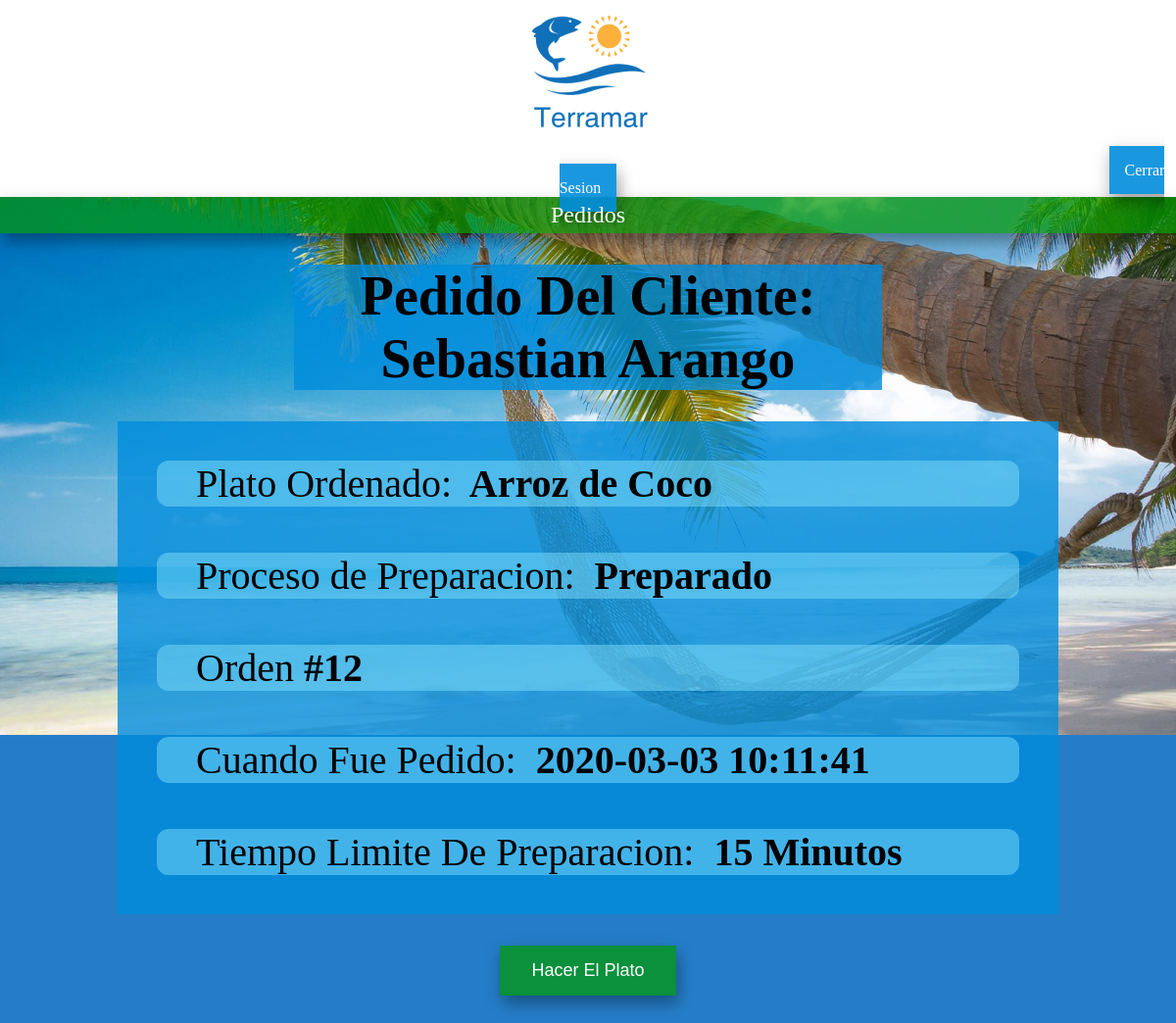
Page /informacion3.php?id=12 (signed in) on the committed database.
### tables this page shows
CREATE TABLE `pedidos` (
  `id_pedido` int(11) NOT NULL,
  `id_plato` int(11) NOT NULL,
  `id_usuarios` int(11) NOT NULL,
  `proceso_pedido` enum('Cocinando','Preparando','Preparado') NOT NULL,
  `fechapedido` datetime NOT NULL
);

CREATE TABLE `usuarios` (
  `id_usuario` int(11) NOT NULL,
  `nombre` varchar(45) NOT NULL,
  `correo` varchar(45) NOT NULL,
  `contrasena` varchar(45) NOT NULL,
  `telefono` mediumint(20) NOT NULL,
  `direccion` varchar(45) NOT NULL,
  `tipousu` int(1) NOT NULL
);

CREATE TABLE `platos` (
  `id_plato` int(11) NOT NULL,
  `nom_plato` varchar(45) NOT NULL,
  `tiempo_preparacion` varchar(11) NOT NULL,
  `preparacion` longtext NOT NULL,
  `precio` int(11) NOT NULL,
  `ruta` text NOT NULL,
  `descripcion` longtext NOT NULL
);

### informacion3.php (the view, shortened to what this page needs)
<?php
include 'conexion.php';
if ($_SESSION["tipo"] == 2
) {
    ?>
<!DOCTYPE html>
<html lang="es">
<head>
    <link rel="stylesheet" type="text/css" href="css/estilo.css">
</head>
<body>
<center>
<section class="banner">
            <center>
                <img alt="logo" class="logo" src="images/logo.png">
                    <a class="iniciosesion" href="salir.php">
                        Cerrar Sesion
                </a>
            </center>
            </section>
</center>
<nav>
    <ul>
        <li>
        <a href="e.index.php">Pedidos</a>
        </li>
    </ul>
</nav>
<?php
    $id = $_GET['id'];
    $sql = "SELECT pedidos.id_pedido,pedidos.id_plato,pedidos.proceso_pedido,pedidos.fechapedido,pedidos.id_usuarios,platos.nom_plato,usuarios.id_usuario,usuarios.nombre,platos.tiempo_preparacion FROM pedidos INNER JOIN platos ON pedidos.id_plato = platos.id_plato INNER JOIN usuarios ON pedidos.id_usuarios = usuarios.id_usuario WHERE id_pedido='$id'";
    $consulta = $conexion->query($sql);
    while ($fila = mysqli_fetch_array($consulta)) {
    ?>
<section class="proceso-pedido">
    <article class="proceso-pedido2">
        <h1>Pedido Del Cliente: <?php echo $fila['nombre']; ?> </h1>
    </article>
</section>
<section class="proceso-pedido3" style="padding-bottom: 2em;">
    <div class="proceso-pedido4">
        <div class="detalle-pedido">
            <p>
            Plato Ordenado:&nbsp<b> <?php echo $fila['nom_plato'] ?> </b>
            </p>
        </div>
            <br>
        <div class="detalle-pedido">
            <p>
            Proceso de Preparacion:&nbsp<b> <?php echo $fila['proceso_pedido'] ?> </b>
            </p>
        </div>
            <br>
        <div class="detalle-pedido">
            <p>
            Orden<b> <?php echo '#' . $fila['id_pedido']; ?> </b>
            </p>
        </div>
            <br>
        <div class="detalle-pedido">
            <p>
            Cuando Fue Pedido:&nbsp<b> <?php echo $fila['fechapedido'] ;?> </b>
            </p>
        </div>
        <br>
        <div class="detalle-pedido">
            <p>
            Tiempo Limite De Preparacion:&nbsp<b> <?php echo $fila["tiempo_preparacion"] . "Minutos" ;?> </b>
            </p>
        </div>
    </div>
</section>
<center >
    <section style="padding-bottom: 2em;">
        <form action="e.preparacionplato.php?id=<?php echo $id; ?>"  method="post">
            <input class="btn" name="boton"  type="submit" value="Hacer El Plato" >
        </form>
    </section>
</center>
    <?php
        }
    ?>
</body>
</html>
<?php
} else {
    echo "<center>";
    echo "No has iniciado sesion.  <br><br> ";
    echo "<a href='iniciosesion.php'>Iniciar La Sesion </a>";
    echo "</center>";
}
?>

### css/estilo.css (style rules this page uses)
* { margin: 0; padding: 0em; }
body { background: #257DC8; background-image: url(../images/fondo.jpg); background-repeat: no-repeat; background-size: 100%; background-attachment: fixed; }
.banner { display: block; text-align: center; background-color: rgb(255, 255, 255); width: 100%; margin: auto; }
.logo { padding: 1em; background: #fff; border-radius: 2.5em; margin-left: 0px; width: 167, 4px; height: 116, 1px; }
ul li { list-style: none; padding: 5px 0px 5px 0px; background: rgb(0, 153, 0, 0.7); box-shadow: 4px 9px 13px 0 rgba(0, 0, 0, 0.2), 0 6px 20px 0 rgba(0, 0, 0, 0.19); text-align: center; width: 100%; margin: auto; }
ul li a { text-decoration: none; color: rgb(255, 255, 255); margin: 10px; padding: 5px; font-size: 1.5em; }
.iniciosesion { text-decoration: none; color: white; margin-left: 1120px; background-color: black; padding: 1em; box-shadow: 4px 9px 13px 0 rgba(0, 0, 0, 0.2), 0 6px 20px 0 rgba(0, 0, 0, 0.19); background-color: rgb(0, 141, 221, 0.9); }
.proceso-pedido { text-align: center; font-family: "Times New Roman", Georgia, Serif; padding: 2em; padding-left: 25%; padding-right: 25%; }
.proceso-pedido2 { background-color: rgb(0, 141, 221, 0.8); border-radius: .01em; text-align: center; font-size: 3em; }
.proceso-pedido3 { padding-left: 10%; padding-right: 10%; }
.proceso-pedido4 { background-color: rgb(0, 141, 221, 0.8); text-align: left; padding: 1em; font-size: 2.5em; }
.detalle-pedido { padding-right: 1em; padding-left: 1em; background-color: rgb(127, 219, 250, .5); border-radius: .3em; }
.btn { background: rgb(0, 153, 0, 0.7); border: none; color: white; padding: 15px 32px; text-align: center; text-decoration: none; display: inline-block; font-size: 18px; cursor: pointer; box-shadow: 4px 9px 13px 0 rgba(0, 0, 0, 0.2), 0 6px 20px 0 rgba(0, 0, 0, 0.19); -webkit-transition-duration: 1.4s; transition-duration: 0.7s; }

### rows in the picture
pedidos: id_usuarios.nombre "Sebastian Arango", id_plato.nom_plato "Arroz de Coco", proceso_pedido "Preparado", id_pedido "12", fechapedido "2020-03-03 10:11:41", id_plato.tiempo_preparacion "15"
